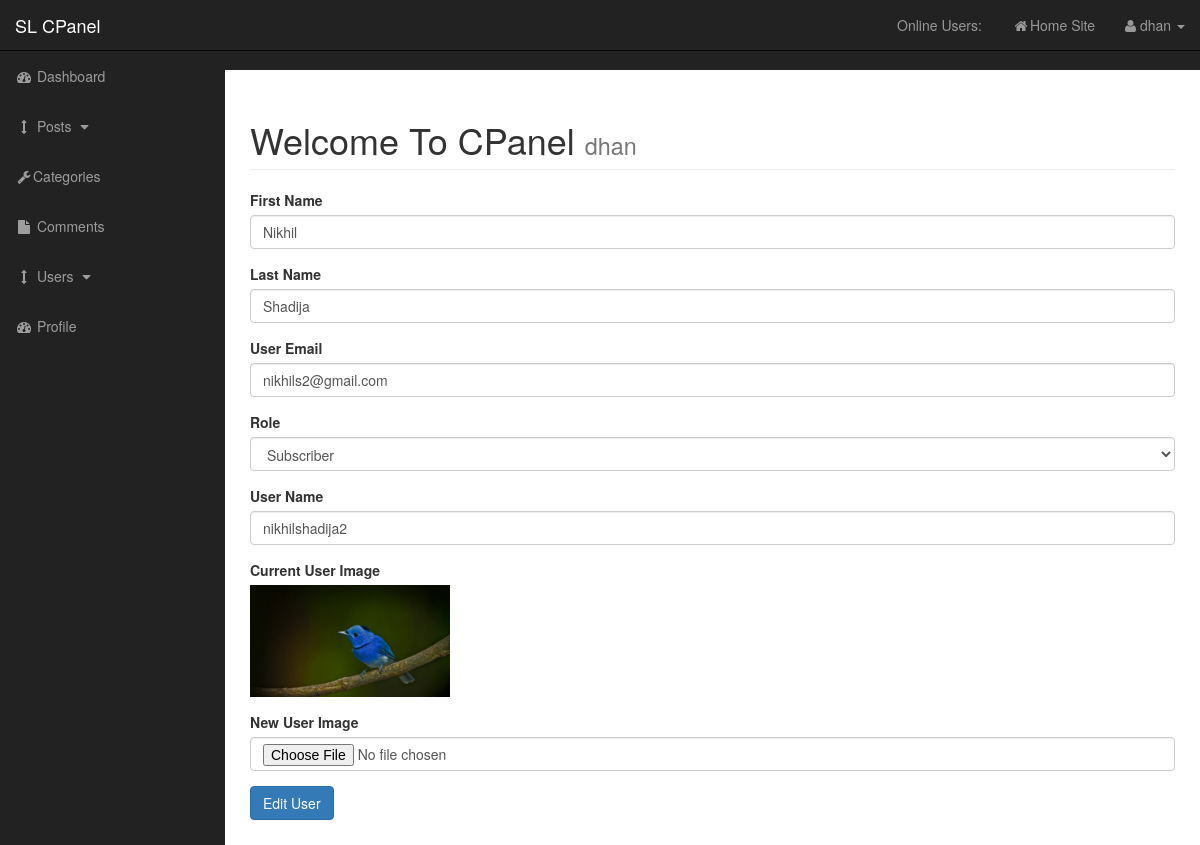
The app's page /admin/users.php?source=edit_user&edit_id=1 (signed in) with its own data.
### tables this page shows
CREATE TABLE `users` (
  `user_id` int(11) NOT NULL,
  `username` varchar(255) NOT NULL,
  `user_password` varchar(255) NOT NULL,
  `user_firstname` varchar(255) NOT NULL,
  `user_lastname` varchar(255) NOT NULL,
  `user_email` varchar(255) NOT NULL,
  `user_image` text NOT NULL,
  `user_role` varchar(255) NOT NULL
);

### admin/includes/users/edit-user.php (the view, shortened to what this page needs)
    <?php
        if( isset( $_GET['edit_id'] ) ) {
            $edit_user_id = $_GET['edit_id'];
            $query = "SELECT * FROM users WHERE user_id = $edit_user_id";
            $edit_user_query = mysqli_query($connection, $query);
            if( $row = mysqli_fetch_assoc($edit_user_query) ){
                $username = $row['username'];
                $user_firstname = $row['user_firstname'];
                $user_lastname = $row['user_lastname'];
                $user_email = $row['user_email'];
                $user_role = $row['user_role'];
                $user_image = $row['user_image'];
            }
        }
    ?>
   <form action="" method="post" enctype="multipart/form-data">
    <div class="form-group">
        <label for="user_firstname">First Name</label>
        <input type="text" class="form-control" id="user_firstname" name="user_firstname" value="<?php echo $user_firstname; ?>">
    </div>
    <div class="form-group">
        <label for="user_lastname">Last Name</label>
        <input type="text" class="form-control" id="user_lastname" name="user_lastname"  value="<?php echo $user_lastname; ?>">
    </div>
    <div class="form-group">
        <label for="user_email">User Email</label>
        <input type="email" class="form-control" id="user_email" name="user_email"  value="<?php echo $user_email; ?>">
    </div>
    <div class="form-group">
        <label for="user_role">Role</label>
        <select name="user_role" id="user_role" class="form-control">
                <option value="subscriber" <?php if($user_role == 'subscriber') echo "selected"; ?>>Subscriber</option>
            </select>
    </div>
    <div class="form-group">
        <label for="username">User Name</label>
        <input type="text" class="form-control" id="username" name="username"  value="<?php echo $username; ?>">
    </div>
    <div class="form-group">
        <label>Current User Image</label>
        <img src="images/users/<?php echo $user_image; ?>" alt="User Image" class="img-responsive" width = "200px">
    </div>
    <div class="form-group">
        <label for="user_image">New User Image</label>
        <input type="file" class="form-control" id="user_image" name="user_image">
    </div>
    <div class="form-group">
        <input type="submit" class="btn btn-primary" name="btn_edit_user" value="Edit User">
    </div>
</form>

### admin/css/sb-admin.css (style rules this page uses)
body { margin-top: 100px; background-color: #222; }
@media (min-width:768px) { body { margin-top: 50px; } }

### records on screen
users: user_firstname "Nikhil", user_lastname "Shadija", user_email "nikhils2@gmail.com", user_role "Subscriber", username "nikhilshadija2", user_image (picture)

### other values on screen
$username "dhan"
